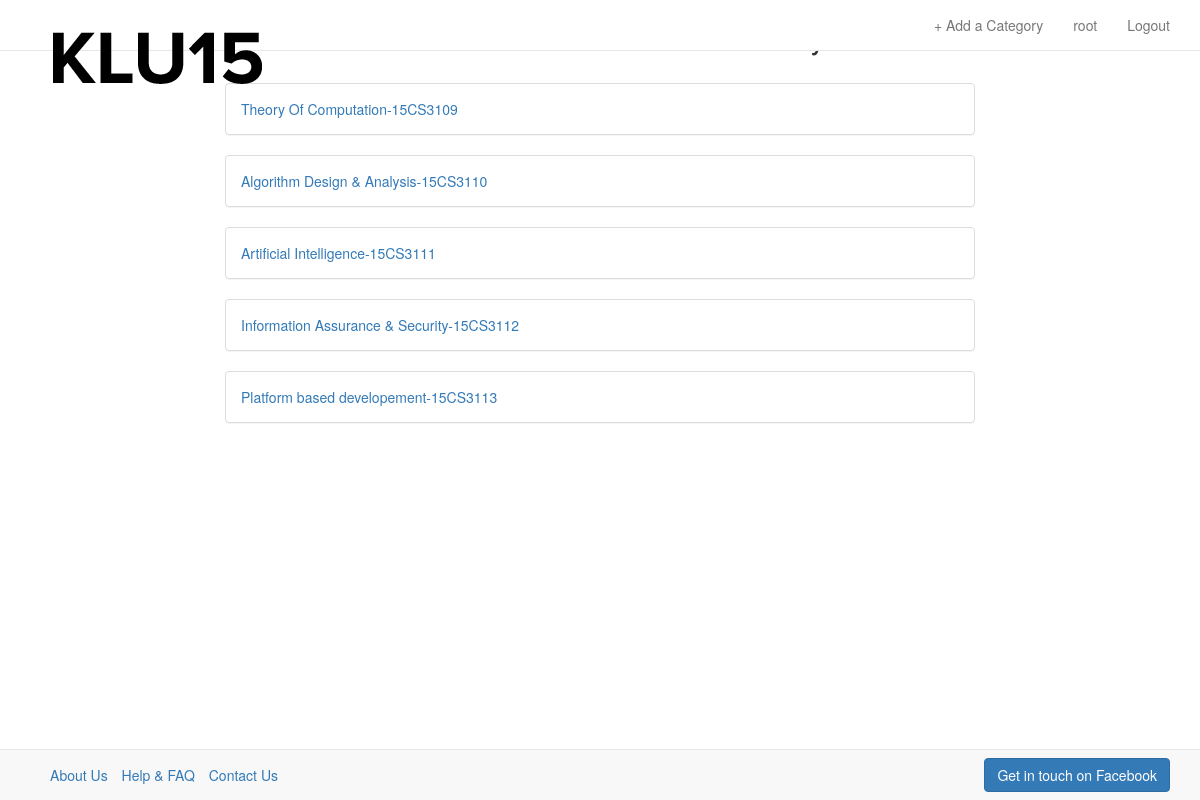
The app's page /rango/ (signed in) with its own data.
### rango/models.py (models this page shows, shortened)
class Course(models.Model):
    course_name = models.CharField(max_length=100, unique=True)
    course_code = models.CharField(max_length=20, unique=True)
    credits = models.IntegerField(max_length=None)
    department = models.ManyToManyField(Department)
    slug = models.SlugField(unique=True)
    class Meta:
        verbose_name_plural = 'courses'

### rango/views.py (the view, shortened to what this page needs)
@login_required(login_url='/rango/login')
def index(request):
    course_list = Course.objects.filter(department__studentprofile__user=request.user.pk)
    form = CategoryForm()
    context_dict = {'courses': course_list, 'form': form}
    return render(request, 'rango/index.html', context_dict)

### templates/rango/index.html (shortened to what this page needs)
    {% extends 'rango/base.html' %}
    {% load crispy_forms_tags %}
    {% load staticfiles %}
    {% block body_block %}
				<div class="container">
					<h2 class="text-center">Find & Share notes and tutorials online with your friends.</h2>
				<div class="row">
					<div class="col-md-8 col-md-offset-2">
						<div>
                                 {% if courses %}
                                     {% for course in courses %}
							<div class="panel panel-default">
								<div class="panel-body">
									<a href="/rango/category/{{ course.slug }}">{{ course.course_name }}-{{ course.course_code }}</a>
								</div>
							</div>
                                      {% endfor %}
                                     {% else %}
							<strong>You aren't enrolled for any courses yet !</strong>
                                    {% endif %}
						</div>
					</div>
				</div>
			</div>
			<div class="navbar navbar-default navbar-fixed-bottom">
				<div class="container">
					<ul class="list-inline navbar-text pull-left">
						<li>
							<a href="">About Us</a>
						</li>
						<li>
							<a href="">Help & FAQ</a>
						</li>
						<li>
							<a href="">Contact Us</a>
						</li>
					</ul>
					<a href="https://www.facebook.com/groups/klu15/" class="navbar-btn btn-primary btn pull-right">Get in touch on Facebook</a>
				</div>
			</div>
{% endblock %}

### templates/rango/base.html (shortened to what this page needs)
<!DOCTYPE html>
{% load crispy_forms_tags %}
{% load staticfiles %}
<html lang="en">
<head>
    <link rel="stylesheet" href="https://maxcdn.bootstrapcdn.com/bootstrap/3.3.7/css/bootstrap.min.css">
    <link rel="stylesheet" href="https://maxcdn.bootstrapcdn.com/font-awesome/4.7.0/css/font-awesome.min.css">
</head>
<body>
    <nav style="background-color: #fff;" class="navbar navbar-default navbar-fixed-top">
        <div class="container">
            <div class="navbar-header">
            <a class="navbar-brand" href="/rango/noticeboard">
                <img src="{% static "images/black.png" %}">
            </a>
            </div>
            <div id="navbar" class="collapse navbar-collapse">
                <ul class="nav navbar-nav navbar-right">
                    {% if user.is_authenticated %}
                <li>
                {% block link_block %}
                    <a href="#" data-toggle="modal" data-target="#myModal2">+ Add a Category</a>
                {% endblock %}
                </li>
                <li><a href="#">{{ user.get_username }}</a>
                </li>
                <li><a href="/rango/logout">Logout</a> </li>
                {% endif %}
                </ul>
            </div>
        </div>
    </nav>
  {% block body_block %}{% endblock %}
</body>
</html>

### records on screen
Course: course_name "Theory Of Computation", course_code "15CS3109"
Course: course_name "Algorithm Design & Analysis", course_code "15CS3110"
Course: course_name "Artificial Intelligence", course_code "15CS3111"
Course: course_name "Information Assurance & Security", course_code "15CS3112"
Course: course_name "Platform based developement", course_code "15CS3113"

### other values on screen
{{ user.get_username }} "root"
